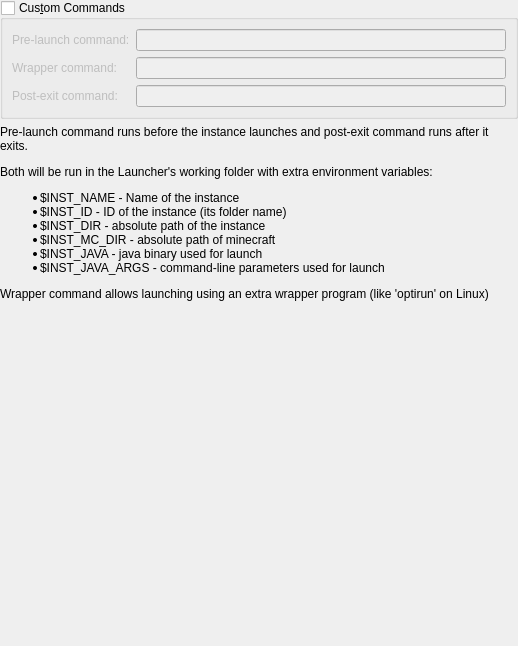
<?xml version="1.0" encoding="UTF-8"?>
<ui version="4.0">
 <class>CustomCommands</class>
 <widget class="QWidget" name="CustomCommands">
  <property name="geometry">
   <rect>
    <x>0</x>
    <y>0</y>
    <width>518</width>
    <height>646</height>
   </rect>
  </property>
  <layout class="QVBoxLayout" name="verticalLayout">
   <property name="leftMargin">
    <number>0</number>
   </property>
   <property name="topMargin">
    <number>0</number>
   </property>
   <property name="rightMargin">
    <number>0</number>
   </property>
   <property name="bottomMargin">
    <number>0</number>
   </property>
   <item>
    <widget class="QGroupBox" name="customCommandsGroupBox">
     <property name="enabled">
      <bool>true</bool>
     </property>
     <property name="title">
      <string>Cus&amp;tom Commands</string>
     </property>
     <property name="checkable">
      <bool>true</bool>
     </property>
     <property name="checked">
      <bool>false</bool>
     </property>
     <layout class="QGridLayout" name="gridLayout_4">
      <item row="2" column="0">
       <widget class="QLabel" name="labelPostExitCmd">
        <property name="text">
         <string>Post-exit command:</string>
        </property>
       </widget>
      </item>
      <item row="0" column="1">
       <widget class="QLineEdit" name="preLaunchCmdTextBox"/>
      </item>
      <item row="0" column="0">
       <widget class="QLabel" name="labelPreLaunchCmd">
        <property name="text">
         <string>Pre-launch command:</string>
        </property>
       </widget>
      </item>
      <item row="2" column="1">
       <widget class="QLineEdit" name="postExitCmdTextBox"/>
      </item>
      <item row="1" column="0">
       <widget class="QLabel" name="labelWrapperCmd">
        <property name="text">
         <string>Wrapper command:</string>
        </property>
       </widget>
      </item>
      <item row="1" column="1">
       <widget class="QLineEdit" name="wrapperCmdTextBox"/>
      </item>
     </layout>
    </widget>
   </item>
   <item>
    <widget class="QLabel" name="labelCustomCmdsDescription">
     <property name="text">
      <string>&lt;html&gt;&lt;head/&gt;&lt;body&gt;&lt;p&gt;Pre-launch command runs before the instance launches and post-exit command runs after it exits.&lt;/p&gt;&lt;p&gt;Both will be run in the Launcher's working folder with extra environment variables:&lt;/p&gt;&lt;ul&gt;&lt;li&gt;$INST_NAME - Name of the instance&lt;/li&gt;&lt;li&gt;$INST_ID - ID of the instance (its folder name)&lt;/li&gt;&lt;li&gt;$INST_DIR - absolute path of the instance&lt;/li&gt;&lt;li&gt;$INST_MC_DIR - absolute path of minecraft&lt;/li&gt;&lt;li&gt;$INST_JAVA - java binary used for launch&lt;/li&gt;&lt;li&gt;$INST_JAVA_ARGS - command-line parameters used for launch&lt;/li&gt;&lt;/ul&gt;&lt;p&gt;Wrapper command allows launching using an extra wrapper program (like 'optirun' on Linux)&lt;/p&gt;&lt;/body&gt;&lt;/html&gt;</string>
     </property>
     <property name="alignment">
      <set>Qt::AlignLeading|Qt::AlignLeft|Qt::AlignTop</set>
     </property>
     <property name="wordWrap">
      <bool>true</bool>
     </property>
     <property name="textInteractionFlags">
      <set>Qt::LinksAccessibleByMouse|Qt::TextSelectableByMouse</set>
     </property>
    </widget>
   </item>
   <item>
    <spacer name="verticalSpacer">
     <property name="orientation">
      <enum>Qt::Vertical</enum>
     </property>
     <property name="sizeHint" stdset="0">
      <size>
       <width>20</width>
       <height>40</height>
      </size>
     </property>
    </spacer>
   </item>
  </layout>
 </widget>
 <resources/>
 <connections/>
</ui>
